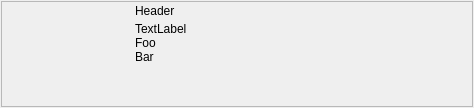
<?xml version="1.0" encoding="UTF-8"?>
<ui version="4.0">
 <class>RectWidget</class>
 <widget class="QWidget" name="RectWidget">
  <property name="geometry">
   <rect>
    <x>0</x>
    <y>0</y>
    <width>474</width>
    <height>108</height>
   </rect>
  </property>
  <property name="windowTitle">
   <string>Form</string>
  </property>
  <layout class="QHBoxLayout" name="horizontalLayout_3">
   <property name="spacing">
    <number>1</number>
   </property>
   <property name="margin">
    <number>1</number>
   </property>
   <item>
    <widget class="QFrame" name="box">
     <property name="frameShape">
      <enum>QFrame::StyledPanel</enum>
     </property>
     <property name="frameShadow">
      <enum>QFrame::Raised</enum>
     </property>
     <layout class="QHBoxLayout" name="horizontalLayout_2">
      <property name="spacing">
       <number>4</number>
      </property>
      <property name="leftMargin">
       <number>1</number>
      </property>
      <property name="topMargin">
       <number>2</number>
      </property>
      <property name="rightMargin">
       <number>1</number>
      </property>
      <property name="bottomMargin">
       <number>2</number>
      </property>
      <item>
       <widget class="QLabel" name="thumbnail">
        <property name="minimumSize">
         <size>
          <width>128</width>
          <height>100</height>
         </size>
        </property>
        <property name="maximumSize">
         <size>
          <width>128</width>
          <height>100</height>
         </size>
        </property>
        <property name="styleSheet">
         <string notr="true">margin: 10px</string>
        </property>
        <property name="text">
         <string/>
        </property>
        <property name="pixmap">
         <pixmap resource="resources.qrc">:/tk_multi_infopanel/loading_512x400.png</pixmap>
        </property>
        <property name="scaledContents">
         <bool>true</bool>
        </property>
        <property name="alignment">
         <set>Qt::AlignCenter</set>
        </property>
       </widget>
      </item>
      <item>
       <layout class="QVBoxLayout" name="verticalLayout">
        <item>
         <layout class="QHBoxLayout" name="horizontalLayout">
          <item>
           <widget class="QLabel" name="header_label">
            <property name="sizePolicy">
             <sizepolicy hsizetype="Preferred" vsizetype="Fixed">
              <horstretch>0</horstretch>
              <verstretch>0</verstretch>
             </sizepolicy>
            </property>
            <property name="text">
             <string>Header</string>
            </property>
           </widget>
          </item>
         </layout>
        </item>
        <item>
         <widget class="QLabel" name="body_label">
          <property name="sizePolicy">
           <sizepolicy hsizetype="Preferred" vsizetype="Expanding">
            <horstretch>0</horstretch>
            <verstretch>0</verstretch>
           </sizepolicy>
          </property>
          <property name="text">
           <string>TextLabel
Foo
Bar</string>
          </property>
          <property name="alignment">
           <set>Qt::AlignLeading|Qt::AlignLeft|Qt::AlignTop</set>
          </property>
          <property name="wordWrap">
           <bool>true</bool>
          </property>
         </widget>
        </item>
       </layout>
      </item>
     </layout>
    </widget>
   </item>
  </layout>
 </widget>
 <resources>
  <include location="resources.qrc"/>
 </resources>
 <connections/>
</ui>
